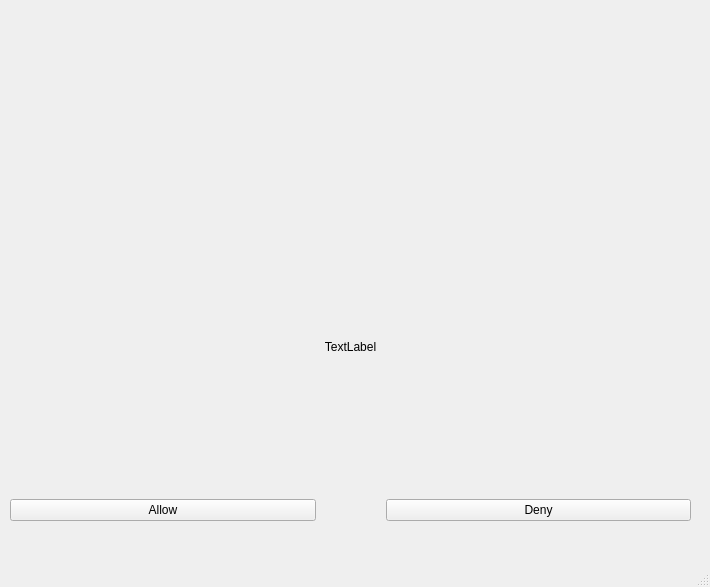
<?xml version="1.0" encoding="UTF-8"?>
<ui version="4.0">
 <class>MainWindow</class>
 <widget class="QMainWindow" name="MainWindow">
  <property name="geometry">
   <rect>
    <x>0</x>
    <y>0</y>
    <width>710</width>
    <height>587</height>
   </rect>
  </property>
  <property name="windowTitle">
   <string>MainWindow</string>
  </property>
  <widget class="QWidget" name="centralwidget">
   <widget class="QWidget" name="gridLayoutWidget">
    <property name="geometry">
     <rect>
      <x>10</x>
      <y>200</y>
      <width>681</width>
      <height>321</height>
     </rect>
    </property>
    <layout class="QGridLayout" name="gridLayout">
     <item row="0" column="0">
      <widget class="QLabel" name="notification_label">
       <property name="text">
        <string>TextLabel</string>
       </property>
       <property name="alignment">
        <set>Qt::AlignCenter</set>
       </property>
      </widget>
     </item>
     <item row="1" column="0">
      <layout class="QHBoxLayout" name="horizontalLayout">
       <property name="spacing">
        <number>70</number>
       </property>
       <item>
        <widget class="QPushButton" name="allowButton">
         <property name="text">
          <string>Allow</string>
         </property>
        </widget>
       </item>
       <item>
        <widget class="QPushButton" name="denyButton">
         <property name="text">
          <string>Deny</string>
         </property>
        </widget>
       </item>
      </layout>
     </item>
    </layout>
   </widget>
  </widget>
  <widget class="QMenuBar" name="menubar">
   <property name="geometry">
    <rect>
     <x>0</x>
     <y>0</y>
     <width>710</width>
     <height>25</height>
    </rect>
   </property>
  </widget>
  <widget class="QStatusBar" name="statusbar"/>
 </widget>
 <resources/>
 <connections/>
</ui>
